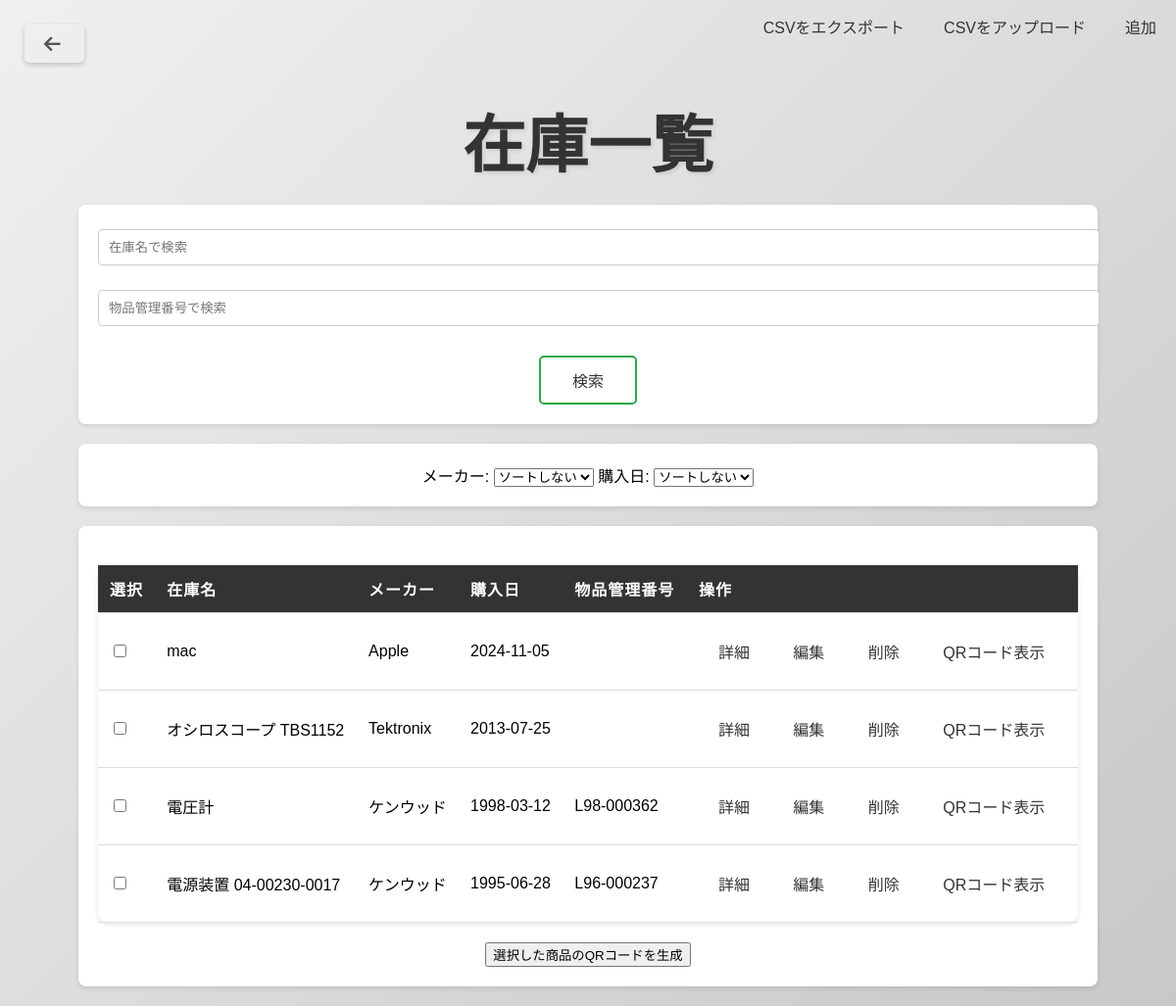
Page /inventory on the committed database.
### tables this page shows
CREATE TABLE inventory (
            id INTEGER PRIMARY KEY AUTOINCREMENT,
            product_name TEXT NOT NULL,
            manufacturer TEXT NOT NULL,
            purchase_date TEXT NOT NULL,
            item_number TEXT,  -- 物品管理番号
            description TEXT   -- 説明
        );

### app.py (the view)
@app.route('/inventory')
def inventory():
    conn = get_db_connection()
    search_query = request.args.get('search')
    item_number = request.args.get('item_number')
    sort = request.args.get('sort')
    query = 'SELECT * FROM inventory WHERE 1=1'
    params = []
    if search_query:
        query += ' AND product_name LIKE ?'
        params.append(f'%{search_query}%')
    if item_number:
        query += ' AND item_number = ?'
        params.append(item_number)
    if sort == 'manufacturer':
        query += ' ORDER BY manufacturer'
    elif sort == 'purchase_date_asc':  # 購入日昇順
        query += ' ORDER BY purchase_date ASC'
    elif sort == 'purchase_date_desc':  # 購入日降順
        query += ' ORDER BY purchase_date DESC'
    products = conn.execute(query, params).fetchall()
    conn.close()
    return render_template('inventory.html', products=products)

### app.py (called while the page is built)
def get_db_connection():
    conn = sqlite3.connect('inventory.db')
    conn.row_factory = sqlite3.Row
    return conn

### templates/inventory.html (shortened to what this page needs)
<!DOCTYPE html>
<html lang="ja">
<head>
    <link rel="stylesheet" href="{{ url_for('static', filename='styles.css') }}">
    <link rel="stylesheet" href="{{ url_for('static', filename='styles.css') }}">
    <link href="https://cdnjs.cloudflare.com/ajax/libs/font-awesome/6.0.0/css/all.min.css" rel="stylesheet">
</head>
</head>
<body>
<div style="display: flex; justify-content: flex-end;">
    <a href="{{ url_for('export_csv') }}">CSVをエクスポート</a>
    <a href="{{ url_for('upload_csv') }}">CSVをアップロード</a>
    <a href="{{ url_for('show_add_product') }}" >追加</a>
</div>
<a href="{{ url_for('index') }}" class="back-button">
    <i class="fas fa-arrow-left"></i>
  </a>
  <h1>在庫一覧</h1>
    <form method="GET" action="{{ url_for('inventory') }}">
        <input type="text" name="search" placeholder="在庫名で検索" value="{{ request.args.get('search', '') }}">
        <input type="text" name="item_number" placeholder="物品管理番号で検索" value="{{ request.args.get('item_number', '') }}">
        <input type="submit" value="検索"style="width: 100px; height: 50px; font-size: 16px; margin-top: 10px;">
    </form>
<form method="GET" action="{{ url_for('inventory') }}">
    <label for="sort_manufacturer">メーカー:</label>
    <select id="sort_manufacturer" name="sort" onchange="this.form.submit()">
        <option value="">ソートしない</option>
    </select>
    <label for="sort_date">購入日:</label>
    <select id="sort_date" name="sort_date" onchange="this.form.submit()">
        <option value="">ソートしない</option>
    </select>
</form>
 <form method="POST" action="{{ url_for('generate_selected_qrs') }}">
    <table>
        <head>
            <tr>
                <th>選択</th>
                <th>在庫名</th>
                <th>メーカー</th>
                <th>購入日</th>
                <th>物品管理番号</th>
                <th>操作</th>
            </tr>
        </head>
        <body>
            {% for product in products %}
                <tr>
                    <td>
                        <input type="checkbox" name="selected_products" value="{{ product.id }}">
                    </td>
                    <td>{{ product.product_name }}</td>
                    <td>{{ product.manufacturer }}</td>
                    <td>{{ product.purchase_date }}</td>
                    <td>{{ product.item_number }}</td>
                    <td>
                        <a href="{{ url_for('product_detail', product_id=product.id) }}">詳細</a>
                        <a href="{{ url_for('edit_product', product_id=product.id) }}">編集</a>
                        <a href="{{ url_for('delete_product', product_id=product.id) }}">削除</a>
                        <a href="{{ url_for('generate_qr', product_id=product.id) }}">QRコード表示</a>
                    </td>
                </tr>
            {% endfor %}
        </body>
    </table>
    <button type="submit">選択した商品のQRコードを生成</button>
</form>
</body>
</html>

### static/styles.css (style rules this page uses)
body { font-family: 'Sacramento', cursive; margin: 0; padding: 0; background-color: #f4f4f4; background: linear-gradient(135deg, #f0f0f0, #c8c8c8); }
h1, h2 { text-align: center; color: #333; margin-bottom: 20px; text-shadow: 2px 2px 4px rgba(0, 0, 0, 0.1); }
h1 { font-size: 400%; font-family: 'Hachi Maru Pop', sans-serif; }
a { text-decoration: none; color: #333; position: relative; display: inline-block; padding: 10px 15px; margin: 5px; transition: all 0.3s ease; background-color: transparent; }
a::after { content: ''; position: absolute; width: 0%; height: 2px; bottom: 0; left: 0; background-color: #ab1717; transform-origin: left; transition: width 0.3s ease; }
table { width: 100%; margin: 20px auto; border-collapse: collapse; background-color: white; box-shadow: 0 2px 5px rgba(0, 0, 0, 0.1); border-radius: 10px; }
th, td { padding: 12px; text-align: left; border-bottom: 1px solid #ddd; }
th { background-color: #333; color: white; text-transform: uppercase; letter-spacing: 1px; }
form { max-width: 1000px; margin: 20px auto; padding: 20px; background-color: white; box-shadow: 0 2px 5px rgba(0, 0, 0, 0.1); border-radius: 8px; }
input[type="text"], input[type="date"] { width: 100%; padding: 10px; margin: 5px 0 20px 0; border: 1px solid #ccc; border-radius: 4px; }
input[type="submit"] { background-color: transparent; color: #333; border: 2px solid #28a745; padding: 10px 15px; border-radius: 5px; cursor: pointer; position: relative; transition: all 0.3s ease; }
input[type="submit"]::after { content: ''; position: absolute; width: 100%; height: 2px; bottom: 0; left: 0; background-color: #28a745; transform: scaleX(0); transform-origin: right; transition: transform 0.3s ease; }
.back-button { display: inline-flex; align-items: center; text-decoration: none; color: #555; transition: color 0.3s; position: absolute; top: 20px; left: 20px; font-size: 1.2em; text-decoration: none; padding: 10px 20px; border-radius: 5px; box-shadow: 0 2px 5px rgba(0, 0, 0, 0.2); transition: background-color 0.3s; }
.back-button i { margin-right: 4px; }

### templates/inventory.html (style rules this page uses)
body { text-align: center; font-family: Arial, sans-serif; }

### rows in the picture
inventory: product_name "mac", manufacturer "Apple", purchase_date "2024-11-05"
inventory: product_name "オシロスコープ TBS1152", manufacturer "Tektronix", purchase_date "2013-07-25"
inventory: product_name "電圧計", manufacturer "ケンウッド", purchase_date "1998-03-12", item_number "L98-000362"
inventory: product_name "電源装置 04-00230-0017", manufacturer "ケンウッド", purchase_date "1995-06-28", item_number "L96-000237"
